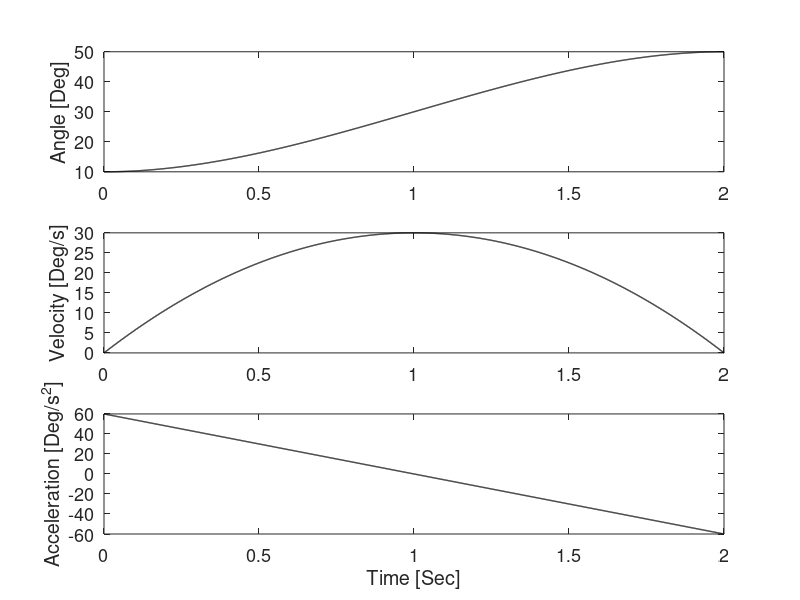

Write MATLAB code to recreate this figure. (Note: this script raises an error after producing the figure.)
% This code is programmed by Sung Yul Shin (syshin0228@utexas.edu) for Robotics Modeling and Control course by Dr. James Sulzer from University of Texas at Austin 
clc
clear all
close all

% Sampling rate info
Hz = 1000;
dt = 1/ Hz;

% Given constraint variables
t0 = 0;
tf = 2.0;
q0 = 10.0;
qf = 50.0;
v0 = 0;
vf = 0;

% Cubic Polynomial Coefficient Calculation
M = [1 t0 t0^2 t0^3; 0 1 2*t0 3*t0^2; 1 tf tf^2 tf^3; 0 1 2*tf 3*tf^2];
Val = [q0 v0 qf vf]';
a = inv(M)*Val;

% Time
t = [0:1:tf*Hz]*dt;

% Cubic Polynomial Trajectory
q = a(1) + a(2)*t + a(3)*t.^2 + a(4)*t.^3;  % Position
dq = a(2) + 2*a(3)*t + 3*a(4)*t.^2;         % Velocity
ddq = 2*a(3) + 6*a(4)*t;                    % Acceleration

figure(1)
set(gcf,'position',[0 10 600 700])
subplot(3,1,1)
plot(t,q,'k','linewidth',1)
hold on
ylabel('Angle [Deg]')
set(gca,'fontsize',13)
subplot(3,1,2)
plot(t,dq,'k','linewidth',1)
hold on
ylabel('Velocity [Deg/s]')
set(gca,'fontsize',13)
subplot(3,1,3)
plot(t,ddq,'k','linewidth',1)
hold on
ylabel('Acceleration [Deg/s^2]')
xlabel('Time [Sec]')
set(gca,'fontsize',13)

% Using function
[q_out, dq_out, ddq_out] = cubic_traj(t0, tf, q0, qf, v0, vf, Hz);

figure(1)
set(gcf,'position',[0 10 600 700])
subplot(3,1,1)
plot(t,q_out,'r:','linewidth',2)
ylabel('Angle [Deg]')
set(gca,'fontsize',13)
subplot(3,1,2)
plot(t,dq_out,'r:','linewidth',2)
ylabel('Velocity [Deg/s]')
set(gca,'fontsize',13)
subplot(3,1,3)
plot(t,ddq_out,'r:','linewidth',2)
ylabel('Acceleration [Deg/s^2]')
xlabel('Time [Sec]')
set(gca,'fontsize',13)


